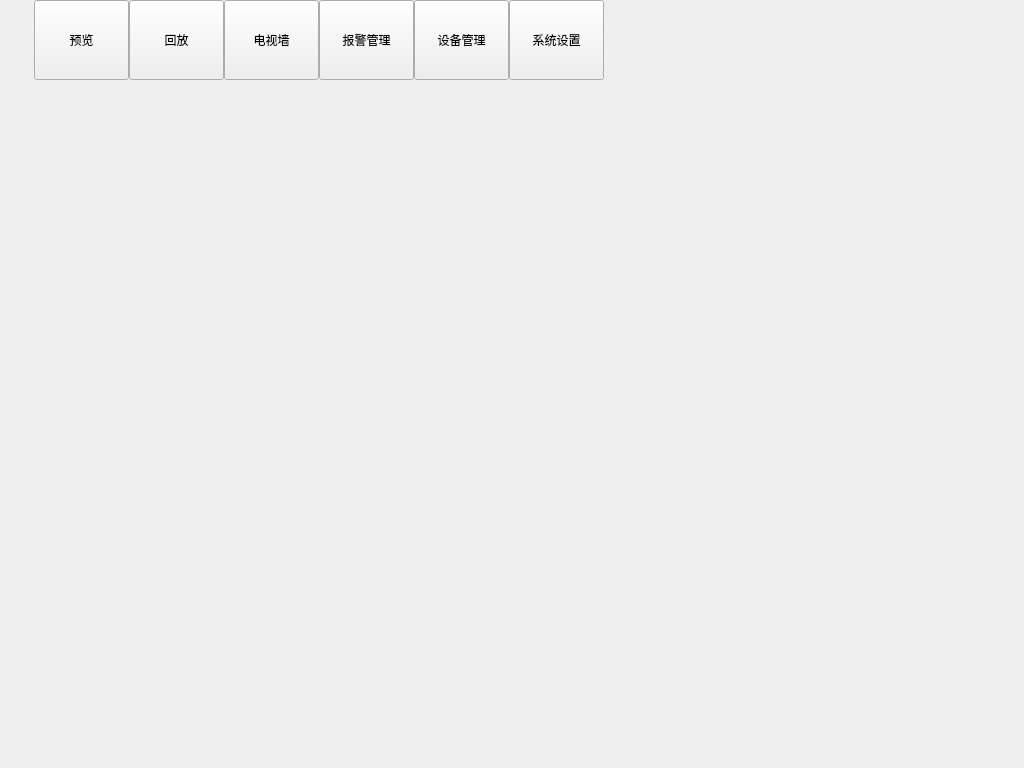
<?xml version="1.0" encoding="UTF-8"?>
<ui version="4.0">
 <class>page_main</class>
 <widget class="QDialog" name="page_main">
  <property name="geometry">
   <rect>
    <x>0</x>
    <y>0</y>
    <width>1024</width>
    <height>768</height>
   </rect>
  </property>
  <property name="windowTitle">
   <string>Dialog</string>
  </property>
  <property name="sizeGripEnabled">
   <bool>false</bool>
  </property>
  <layout class="QVBoxLayout" name="verticalLayout" stretch="0,0">
   <property name="spacing">
    <number>0</number>
   </property>
   <property name="margin">
    <number>0</number>
   </property>
   <item>
    <widget class="QWidget" name="widget_title" native="true">
     <property name="sizePolicy">
      <sizepolicy hsizetype="Preferred" vsizetype="Fixed">
       <horstretch>0</horstretch>
       <verstretch>0</verstretch>
      </sizepolicy>
     </property>
     <property name="minimumSize">
      <size>
       <width>0</width>
       <height>80</height>
      </size>
     </property>
     <property name="maximumSize">
      <size>
       <width>16777215</width>
       <height>80</height>
      </size>
     </property>
     <layout class="QHBoxLayout" name="horizontalLayout">
      <property name="spacing">
       <number>0</number>
      </property>
      <property name="margin">
       <number>0</number>
      </property>
      <item>
       <widget class="QLabel" name="lab_ico">
        <property name="sizePolicy">
         <sizepolicy hsizetype="Preferred" vsizetype="Preferred">
          <horstretch>0</horstretch>
          <verstretch>0</verstretch>
         </sizepolicy>
        </property>
        <property name="minimumSize">
         <size>
          <width>0</width>
          <height>0</height>
         </size>
        </property>
        <property name="maximumSize">
         <size>
          <width>16777215</width>
          <height>16777215</height>
         </size>
        </property>
        <property name="text">
         <string/>
        </property>
        <property name="alignment">
         <set>Qt::AlignLeading|Qt::AlignLeft|Qt::AlignVCenter</set>
        </property>
       </widget>
      </item>
      <item>
       <spacer name="horizontalSpacer">
        <property name="orientation">
         <enum>Qt::Horizontal</enum>
        </property>
        <property name="sizeType">
         <enum>QSizePolicy::Minimum</enum>
        </property>
        <property name="sizeHint" stdset="0">
         <size>
          <width>20</width>
          <height>20</height>
         </size>
        </property>
       </spacer>
      </item>
      <item>
       <widget class="QLabel" name="lab_title">
        <property name="minimumSize">
         <size>
          <width>0</width>
          <height>0</height>
         </size>
        </property>
        <property name="text">
         <string/>
        </property>
       </widget>
      </item>
      <item>
       <widget class="QWidget" name="widget_top" native="true">
        <property name="sizePolicy">
         <sizepolicy hsizetype="Expanding" vsizetype="Preferred">
          <horstretch>0</horstretch>
          <verstretch>0</verstretch>
         </sizepolicy>
        </property>
        <layout class="QHBoxLayout" name="horizontalLayout_2">
         <property name="spacing">
          <number>0</number>
         </property>
         <property name="margin">
          <number>0</number>
         </property>
         <item>
          <widget class="QToolButton" name="btn_preview">
           <property name="sizePolicy">
            <sizepolicy hsizetype="Expanding" vsizetype="Expanding">
             <horstretch>0</horstretch>
             <verstretch>0</verstretch>
            </sizepolicy>
           </property>
           <property name="minimumSize">
            <size>
             <width>95</width>
             <height>0</height>
            </size>
           </property>
           <property name="maximumSize">
            <size>
             <width>95</width>
             <height>16777215</height>
            </size>
           </property>
           <property name="text">
            <string>预览</string>
           </property>
           <property name="icon">
            <iconset resource="../other/rc.qrc">
             <normaloff>:/banner/main_about.png</normaloff>:/banner/main_about.png</iconset>
           </property>
           <property name="iconSize">
            <size>
             <width>35</width>
             <height>35</height>
            </size>
           </property>
           <property name="checkable">
            <bool>true</bool>
           </property>
           <property name="toolButtonStyle">
            <enum>Qt::ToolButtonTextUnderIcon</enum>
           </property>
          </widget>
         </item>
         <item>
          <widget class="QToolButton" name="btn_playback">
           <property name="sizePolicy">
            <sizepolicy hsizetype="Expanding" vsizetype="Expanding">
             <horstretch>0</horstretch>
             <verstretch>0</verstretch>
            </sizepolicy>
           </property>
           <property name="minimumSize">
            <size>
             <width>95</width>
             <height>0</height>
            </size>
           </property>
           <property name="maximumSize">
            <size>
             <width>95</width>
             <height>16777215</height>
            </size>
           </property>
           <property name="text">
            <string>回放</string>
           </property>
           <property name="icon">
            <iconset resource="../other/rc.qrc">
             <normaloff>:/banner/main_data.png</normaloff>:/banner/main_data.png</iconset>
           </property>
           <property name="iconSize">
            <size>
             <width>35</width>
             <height>35</height>
            </size>
           </property>
           <property name="checkable">
            <bool>true</bool>
           </property>
           <property name="toolButtonStyle">
            <enum>Qt::ToolButtonTextUnderIcon</enum>
           </property>
          </widget>
         </item>
         <item>
          <widget class="QToolButton" name="btn_tvWall">
           <property name="sizePolicy">
            <sizepolicy hsizetype="Expanding" vsizetype="Expanding">
             <horstretch>0</horstretch>
             <verstretch>0</verstretch>
            </sizepolicy>
           </property>
           <property name="minimumSize">
            <size>
             <width>95</width>
             <height>0</height>
            </size>
           </property>
           <property name="maximumSize">
            <size>
             <width>95</width>
             <height>16777215</height>
            </size>
           </property>
           <property name="text">
            <string>电视墙</string>
           </property>
           <property name="icon">
            <iconset resource="../other/rc.qrc">
             <normaloff>:/banner/main_exit.png</normaloff>:/banner/main_exit.png</iconset>
           </property>
           <property name="iconSize">
            <size>
             <width>35</width>
             <height>35</height>
            </size>
           </property>
           <property name="checkable">
            <bool>true</bool>
           </property>
           <property name="toolButtonStyle">
            <enum>Qt::ToolButtonTextUnderIcon</enum>
           </property>
          </widget>
         </item>
         <item>
          <widget class="QToolButton" name="btn_alarm">
           <property name="sizePolicy">
            <sizepolicy hsizetype="Expanding" vsizetype="Expanding">
             <horstretch>0</horstretch>
             <verstretch>0</verstretch>
            </sizepolicy>
           </property>
           <property name="minimumSize">
            <size>
             <width>95</width>
             <height>0</height>
            </size>
           </property>
           <property name="maximumSize">
            <size>
             <width>95</width>
             <height>16777215</height>
            </size>
           </property>
           <property name="text">
            <string>报警管理</string>
           </property>
           <property name="icon">
            <iconset resource="../other/rc.qrc">
             <normaloff>:/banner/main_company.png</normaloff>:/banner/main_company.png</iconset>
           </property>
           <property name="iconSize">
            <size>
             <width>35</width>
             <height>35</height>
            </size>
           </property>
           <property name="checkable">
            <bool>true</bool>
           </property>
           <property name="toolButtonStyle">
            <enum>Qt::ToolButtonTextUnderIcon</enum>
           </property>
          </widget>
         </item>
         <item>
          <widget class="QToolButton" name="btn_device">
           <property name="sizePolicy">
            <sizepolicy hsizetype="Expanding" vsizetype="Expanding">
             <horstretch>0</horstretch>
             <verstretch>0</verstretch>
            </sizepolicy>
           </property>
           <property name="minimumSize">
            <size>
             <width>95</width>
             <height>0</height>
            </size>
           </property>
           <property name="maximumSize">
            <size>
             <width>95</width>
             <height>16777215</height>
            </size>
           </property>
           <property name="text">
            <string>设备管理</string>
           </property>
           <property name="icon">
            <iconset resource="../other/rc.qrc">
             <normaloff>:/banner/main_help.png</normaloff>:/banner/main_help.png</iconset>
           </property>
           <property name="iconSize">
            <size>
             <width>35</width>
             <height>35</height>
            </size>
           </property>
           <property name="checkable">
            <bool>true</bool>
           </property>
           <property name="toolButtonStyle">
            <enum>Qt::ToolButtonTextUnderIcon</enum>
           </property>
          </widget>
         </item>
         <item>
          <widget class="QToolButton" name="btn_config">
           <property name="sizePolicy">
            <sizepolicy hsizetype="Expanding" vsizetype="Expanding">
             <horstretch>0</horstretch>
             <verstretch>0</verstretch>
            </sizepolicy>
           </property>
           <property name="minimumSize">
            <size>
             <width>95</width>
             <height>0</height>
            </size>
           </property>
           <property name="maximumSize">
            <size>
             <width>95</width>
             <height>16777215</height>
            </size>
           </property>
           <property name="text">
            <string>系统设置</string>
           </property>
           <property name="icon">
            <iconset resource="../other/rc.qrc">
             <normaloff>:/banner/main_config.png</normaloff>:/banner/main_config.png</iconset>
           </property>
           <property name="iconSize">
            <size>
             <width>35</width>
             <height>35</height>
            </size>
           </property>
           <property name="checkable">
            <bool>true</bool>
           </property>
           <property name="popupMode">
            <enum>QToolButton::DelayedPopup</enum>
           </property>
           <property name="toolButtonStyle">
            <enum>Qt::ToolButtonTextUnderIcon</enum>
           </property>
          </widget>
         </item>
         <item>
          <spacer name="horizontalSpacer_2">
           <property name="orientation">
            <enum>Qt::Horizontal</enum>
           </property>
           <property name="sizeHint" stdset="0">
            <size>
             <width>40</width>
             <height>20</height>
            </size>
           </property>
          </spacer>
         </item>
        </layout>
       </widget>
      </item>
      <item>
       <widget class="QWidget" name="widget_datetime" native="true">
        <property name="sizePolicy">
         <sizepolicy hsizetype="Fixed" vsizetype="Preferred">
          <horstretch>0</horstretch>
          <verstretch>0</verstretch>
         </sizepolicy>
        </property>
        <property name="minimumSize">
         <size>
          <width>190</width>
          <height>0</height>
         </size>
        </property>
        <property name="maximumSize">
         <size>
          <width>190</width>
          <height>16777215</height>
         </size>
        </property>
        <layout class="QVBoxLayout" name="verticalLayout_3">
         <property name="spacing">
          <number>0</number>
         </property>
         <property name="margin">
          <number>0</number>
         </property>
         <item>
          <widget class="QLabel" name="lab_date">
           <property name="sizePolicy">
            <sizepolicy hsizetype="Preferred" vsizetype="Preferred">
             <horstretch>0</horstretch>
             <verstretch>0</verstretch>
            </sizepolicy>
           </property>
           <property name="minimumSize">
            <size>
             <width>0</width>
             <height>0</height>
            </size>
           </property>
           <property name="text">
            <string/>
           </property>
           <property name="alignment">
            <set>Qt::AlignRight|Qt::AlignTrailing|Qt::AlignVCenter</set>
           </property>
          </widget>
         </item>
         <item>
          <widget class="QLabel" name="lab_time">
           <property name="sizePolicy">
            <sizepolicy hsizetype="Preferred" vsizetype="Preferred">
             <horstretch>0</horstretch>
             <verstretch>0</verstretch>
            </sizepolicy>
           </property>
           <property name="text">
            <string/>
           </property>
           <property name="alignment">
            <set>Qt::AlignRight|Qt::AlignTrailing|Qt::AlignVCenter</set>
           </property>
          </widget>
         </item>
        </layout>
       </widget>
      </item>
     </layout>
    </widget>
   </item>
   <item>
    <widget class="QWidget" name="widget_main" native="true">
     <property name="sizePolicy">
      <sizepolicy hsizetype="Preferred" vsizetype="Preferred">
       <horstretch>0</horstretch>
       <verstretch>0</verstretch>
      </sizepolicy>
     </property>
     <property name="minimumSize">
      <size>
       <width>0</width>
       <height>0</height>
      </size>
     </property>
     <property name="maximumSize">
      <size>
       <width>16777215</width>
       <height>16777215</height>
      </size>
     </property>
     <layout class="QVBoxLayout" name="verticalLayout_2">
      <property name="spacing">
       <number>0</number>
      </property>
      <property name="margin">
       <number>0</number>
      </property>
      <item>
       <widget class="QStackedWidget" name="stackedWidget"/>
      </item>
     </layout>
    </widget>
   </item>
  </layout>
 </widget>
 <resources>
  <include location="../other/rc.qrc"/>
 </resources>
 <connections/>
</ui>
